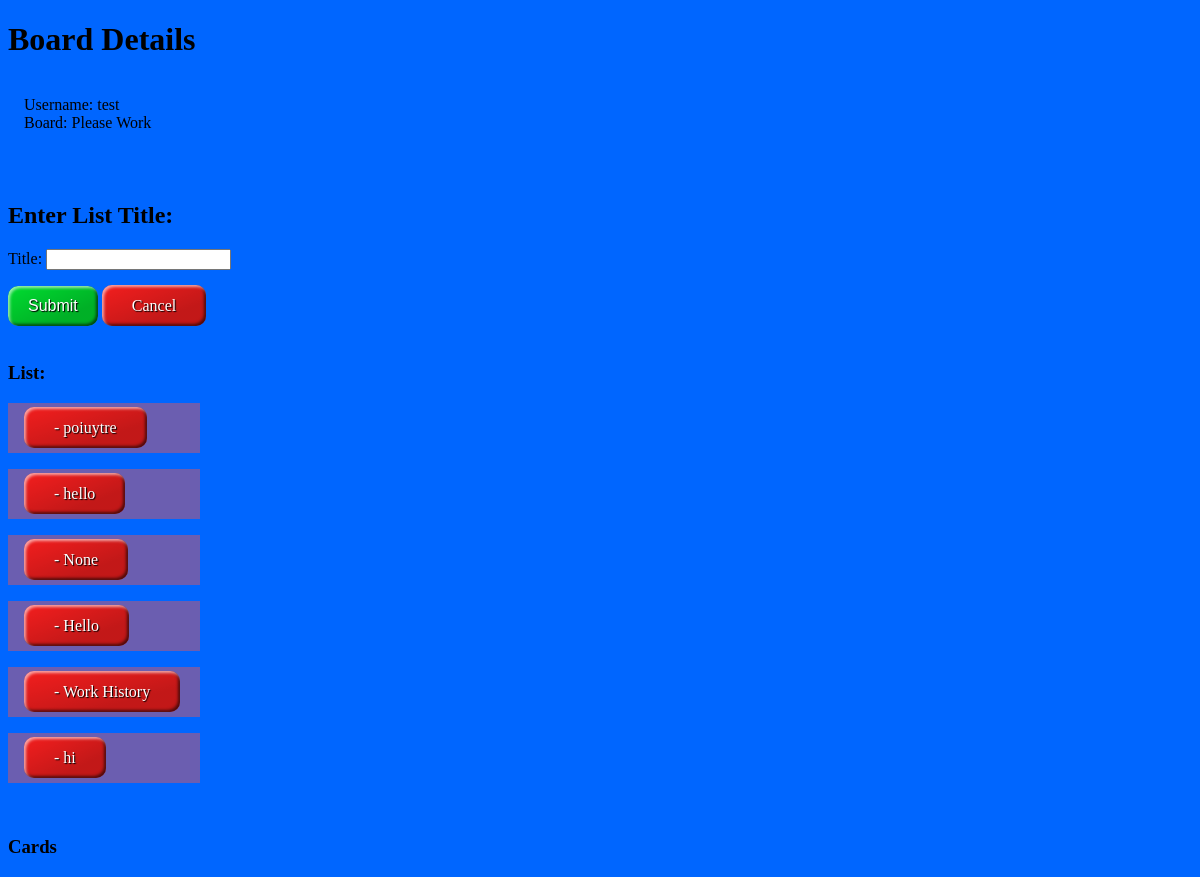
/list/14 (signed in), run on an earlier commit of the app's database.
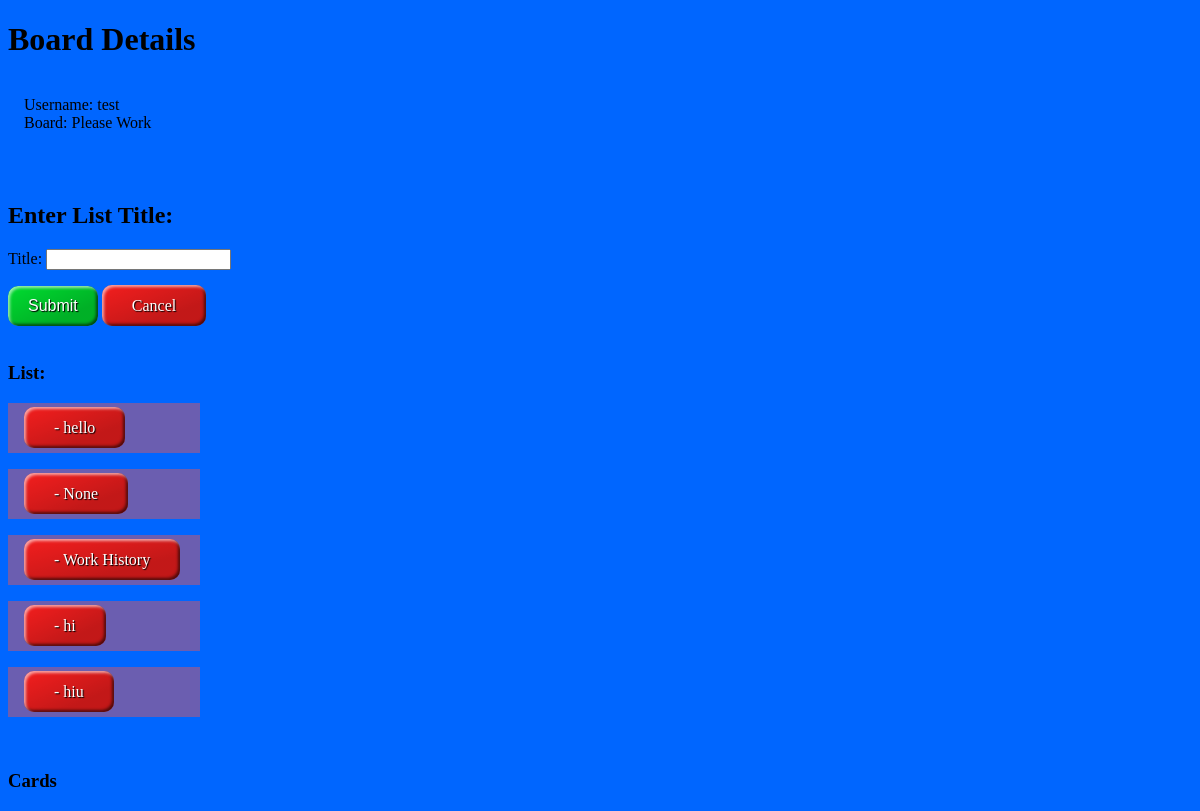
And on a later commit of the database.
### polls/models.py (models this page shows, shortened)
class List(models.Model):
    board = models.ForeignKey(Board, on_delete=models.CASCADE)
    title = models.CharField(max_length=65)

### polls/views.py (the view, shortened to what this page needs)
# urls.py: path("list/<id>", CreateListView.as_view(), name="list_create"),
class CreateListView(LoginRequiredMixin, CreateView):
    form_class = CreateListForm
    template_name = "boards/board/list.html"
    success_url = reverse_lazy("board")
    pk_url_kwarg = "id"
    def get_context_data(self, **kwargs):
        context = super().get_context_data(**kwargs)
        context['list_create'] = CreateListForm()
        id = self.kwargs['id']
        context['board'] = self.request.user.board_set.get(id=id)
        return context

### polls/forms.py
class CreateListForm(forms.ModelForm):
    class Meta:
        model = List
        fields = ['title']

### templates/boards/board/list.html (shortened to what this page needs)
<!DOCTYPE html> {% extends 'boards/board/board.html' %} {% block content %}
<html>
  <head>
  </head>
  <body>
    <div class="details">
      <h1>Board Details</h1>
      <p style="padding: 1rem;">
        Username: {{ board.username }}<br />
        Board: {{ board.title }}
      </p>
    </div>
    <br />
    <div class="enter">
      <h2>Enter List Title:</h2>
      <form class="create" action="" method="POST">
        {% csrf_token %} {{ list_create.as_p }}
        <input type="submit" value="Submit" /> <a href="/">Cancel</a>
      </form>
    </div>
    <br />
    <h3>List:</h3>
    <div>
      {% for list in board.list_set.all %}
      <p
        class="lists"
        style="
          background-color: hsl(249, 34%, 53%);
          padding: 1rem;
          max-width: 10rem;
        "
      >
        <a href="{% url 'board_detail' board.id %}">- {{ list.title }}</a>
      </p>
      {% endfor %}
    </div>
    <br />
    <h3>Cards</h3>
    {% endblock %}

What changed in the data, as far as the page shows it:
removed List: title "poiuytre"
removed List: title "Hello"
added List: title "hiu"
